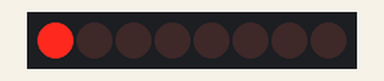
Recording of a sketch running on a simulated Arduino Uno, built with avr-gcc and run on an emulated ATmega328P. Shown: 8 shift-register outputs drawn as a row of LEDs (first output left, lit = HIGH). Wiring (inferred from the names in the program): shift register (74HC595): data pin 11; shift clock pin 12; latch pin 8. Wiring (inferred from the signals the program sends): row of LEDs: on Q0, Q1, Q2, Q3, Q4, Q5, Q6, Q7.

Above: at 0.05 s.
At 0.45 s:
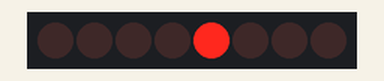
At 0.75 s:
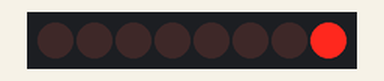
At 1.55 s:
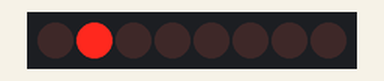
At 2.35 s:
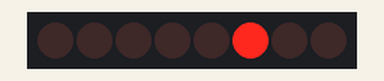
At 3.15 s:
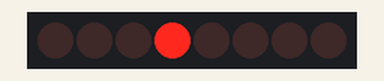
Timing chart, 0 to 3.5 s (numbered marks = the images above):
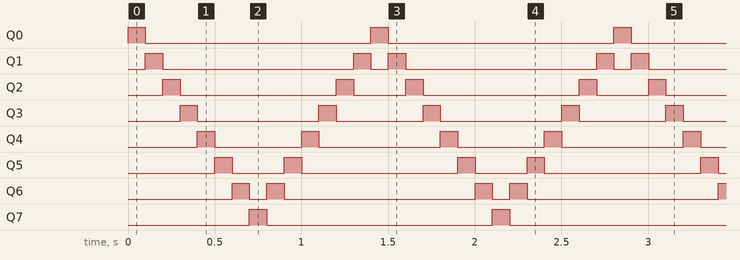

Measured:
- by itself, Q0, Q7: alternates HIGH for 0.10 s and LOW for 1.3 s
- by itself, Q1: repeats every 1.4 s: LOW 1.1 s, HIGH 0.10 s, LOW 0.10 s, HIGH 0.10 s
- by itself, Q2: repeats every 1.4 s: LOW 0.90 s, HIGH 0.10 s, LOW 0.30 s, HIGH 0.10 s
- by itself, Q3: repeats every 1.4 s: LOW 0.70 s, HIGH 0.10 s, LOW 0.50 s, HIGH 0.10 s
- by itself, Q4: repeats every 1.4 s: LOW 0.50 s, HIGH 0.10 s, LOW 0.70 s, HIGH 0.10 s
- by itself, Q5: repeats every 1.4 s: LOW 0.30 s, HIGH 0.10 s, LOW 0.90 s, HIGH 0.10 s
- by itself, Q6: repeats every 1.4 s: LOW 0.10 s, HIGH 0.10 s, LOW 1.1 s, HIGH 0.10 s

The sketch:

shift.ino
```cpp
int latchPin = 8;
int clockPin = 12;
int dataPin = 11;

const unsigned char k2000[14] = {1, 2, 4, 8, 16, 32, 64, 128, 64, 32, 16, 8, 4, 2};

void setup() {
  //set pins to output so you can control the shift register
  pinMode(latchPin, OUTPUT);
  pinMode(clockPin, OUTPUT);
  pinMode(dataPin, OUTPUT);
}

void loop() {
    int i;
    for(i=0;i<14;++i){
    // take the latchPin low so
    // the LEDs don't change while you're sending in bits:
    digitalWrite(latchPin, LOW);
    // shift out the bits:
    shiftOut(dataPin, clockPin, MSBFIRST, k2000[i]);

    //take the latch pin high so the LEDs will light up:
    digitalWrite(latchPin, HIGH);
    // pause before next value:
    delay(100);
    }
}
```
